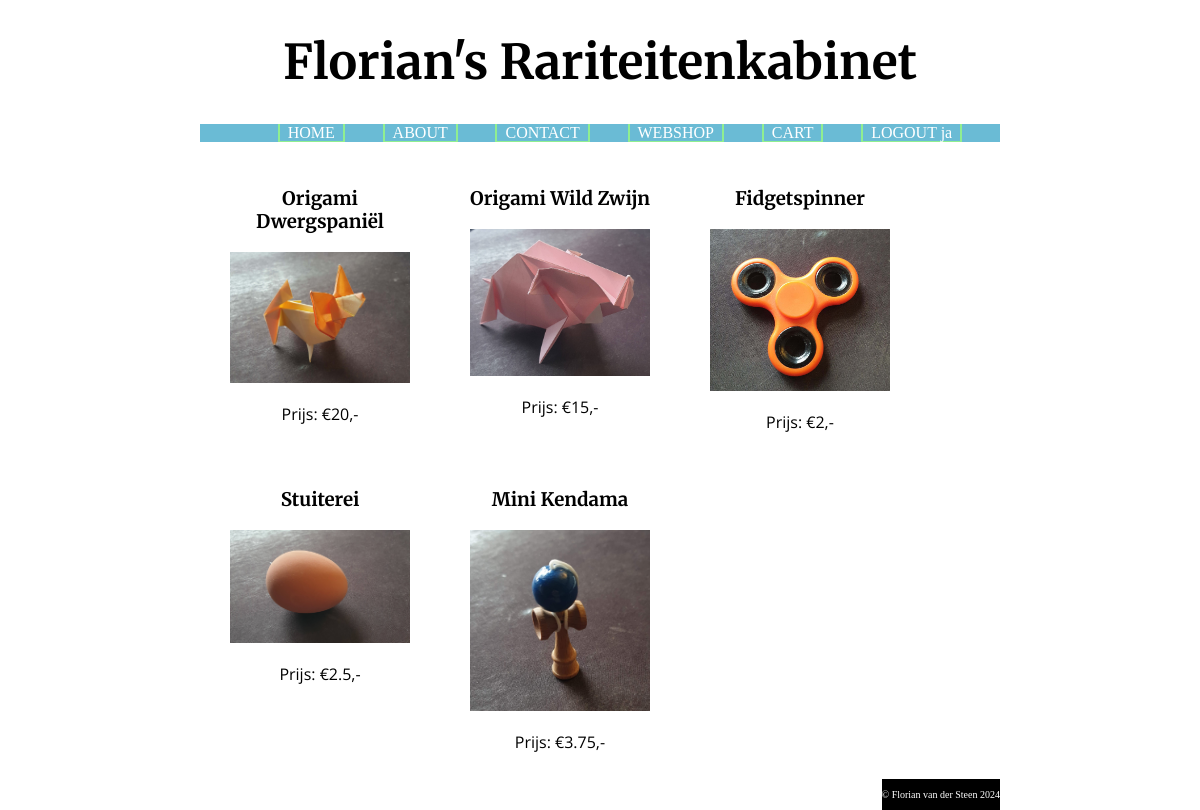
The app's page /index.php?page=shop (signed in) with its own data.
### tables this page shows
CREATE TABLE `products` (
  `id` int(200) NOT NULL,
  `name` varchar(200) NOT NULL,
  `description` varchar(1000) NOT NULL,
  `price` float NOT NULL,
  `fname` varchar(500) NOT NULL
);

### communication.php (called while the page is built, shortened)
<?php
function makeDataBaseConnection() {
    $servername = getenv("MYSQL_FLORIAN_WEBSHOP_HOST");
    $dbname = getenv("MYSQL_FLORIAN_WEBSHOP_DATABASE");
    $username = getenv("MYSQL_FLORIAN_WEBSHOP_USER");
    $password = getenv("MYSQL_FLORIAN_WEBSHOP_PASSWORD");
    $conn = mysqli_connect($servername, $username, $password, $dbname);
    return $conn;
}
function executeDataBaseQuery($query, $conn) {
    $result = mysqli_query($conn, $query);
    return $result;
}
function getProducts() {
    $conn = makeDataBaseConnection();
    try {
        $query = "SELECT * FROM products";
        $result = executeDataBaseQuery($query, $conn);
        $products = array();
        while($row = mysqli_fetch_assoc($result)) {
            $products[$row["id"]] = array("id"=> $row["id"], "name"=>$row["name"], "description"=>$row["description"], "price"=>$row["price"], "fname"=>$row["fname"]);
        }
        return ["products" => $products];
    }
    finally {
        mysqli_close($conn);
    }
}

### shop.php (the view, shortened to what this page needs)
<?php
function showShopContent($data) {
    include_once('communication.php');
    if (empty($data["products"])) {
        echo "";
    }
    else if (empty($data["productId"])) {
        showWebshopProducts($data);
    }
    else {
        showProductContent($data);
    }
}
function showWebshopProducts ($data) {
    $products = $data["products"];
    echo '<div class="product-list">';
    foreach($products as $id=>$product) {
        echo '<a class="product" href="index.php?page=shop&detail=' . $id . '"><div class="product">' . PHP_EOL;
        echo '<h3>' . $product["name"] . '</h3>' . PHP_EOL;
        echo '<img src="Images/' . $product["fname"] . '" alt="' . $product["description"] . '">';
        echo '<p>Prijs: &euro;' . $product["price"]  . ',-</p>';
        echo '</div></a>' . PHP_EOL;
    }
    echo '</div>';
}

### CSS/styles.css (style rules this page uses)
body { width: 800px; margin: auto; background-color: white; }
h2, h3, h4 { font-family: "Merriweather", serif; }
.product-list { display: flex; flex-wrap: wrap; align-content: flex-start; }
.product { flex-grow: 0; flex-shrink: 0; flex-basis: calc(30% - 20px); margin: 10px; text-align: center; text-decoration: none; color: black; }
.product img { width: 90%; height: 90%; }
.product p { font-family: "Open Sans", sans-serif; }

### records on screen
products: name "Origami Dwergspaniël", fname (picture), price "20"
products: name "Origami Wild Zwijn", fname (picture), price "15"
products: name "Fidgetspinner", fname (picture), price "2"
products: name "Stuiterei", fname (picture), price "2.5"
products: name "Mini Kendama", fname (picture), price "3.75"

### other values on screen
$label "HOME"
$label "ABOUT"
$label "CONTACT"
$label "WEBSHOP"
$label "CART"
$label "LOGOUT ja"
